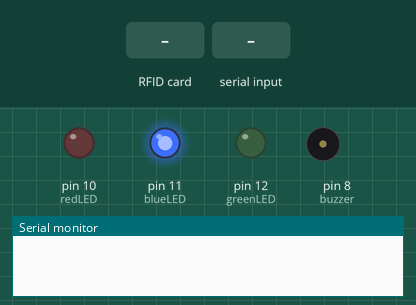
The sketch below on a simulated Arduino Uno, built with avr-gcc and run on an emulated ATmega328P. Parts: output pins drawn as LEDs (lit = HIGH), buzzer (waves = sounding, pin HIGH), the last lines printed to the serial monitor. Inputs (shaded band) come from the test bench.

Above: at 1.2 s.
1.3 s: RFID card 5E 7A 19 C4 held to the reader
2.8 s: "#" received over Serial
At 4.39 s:
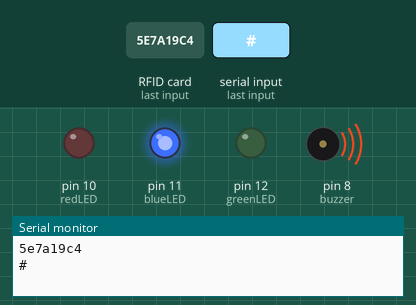
Timing chart, 0 to 6.8 s (numbered marks = the images above; inputs shaded):
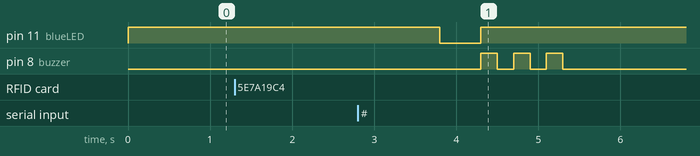

The sketch:

echeckV1.0.ino
```cpp
#include <Wire.h>
#include <SPI.h>
#include <Adafruit_PN532.h>

// Define the pins for SPI communication.
#define PN532_SCK   2
#define PN532_MOSI  3
#define PN532_SS    4
#define PN532_MISO  5
#define PN532_RESET 3 // Reset pin connected to Arduino D3

Adafruit_PN532 nfc(PN532_SCK, PN532_MISO, PN532_MOSI, PN532_SS);

bool readCard = false;
String data = "";
int greenLED = 12;
int blueLED = 11;  // Blue LED pin
int redLED = 10;   // Red LED pin
int buzzer = 8;    // Buzzer pin

void setup(void) {
  Serial.begin(115200);

  pinMode(redLED, OUTPUT);
  pinMode(greenLED, OUTPUT);
  pinMode(blueLED, OUTPUT); // Blue LED pin
  pinMode(buzzer, OUTPUT);  // Buzzer pin

  // Initial state: blue LED on to indicate device is on
  digitalWrite(blueLED, HIGH);
  digitalWrite(redLED, LOW);
  digitalWrite(greenLED, LOW);

  nfc.begin();
  uint32_t versiondata = nfc.getFirmwareVersion();
  if (!versiondata) {
    Serial.println("Didn't find PN53x board");
    while (1); // halt
  }

  nfc.SAMConfig();
}

void loop(void) {
  while (!readCard) {
    checkCard();
  }

  // Handle serial commands
  while (Serial.available() > 0) {
    data = Serial.readString();
    Serial.println(data);
    if (data == "#") {
      readCard = false;
      digitalWrite(blueLED, LOW);
      delay(500);
      digitalWrite(blueLED, HIGH);
      digitalWrite(greenLED, LOW);
      buzzDifferent();
    } else if (data == "1") {
      digitalWrite(redLED, LOW);
      digitalWrite(greenLED, HIGH);
      buzzOnce();
    } else if (data == "2") {
      digitalWrite(redLED, HIGH);
      digitalWrite(greenLED, LOW);
      buzzDifferent();
    }
    data = "";
  }
}

void checkCard(void) {
  uint8_t success;
  uint8_t uid[] = {0, 0, 0, 0, 0, 0, 0};
  uint8_t uidLength;

  success = nfc.readPassiveTargetID(PN532_MIFARE_ISO14443A, uid, &uidLength);

  if (success && !readCard) {
    String uidi = "";
    for (uint8_t i = 0; i < uidLength; i++) {
      uidi += String(uid[i], HEX);
    }
    Serial.println(uidi);
    readCard = true;
  }
}

void buzzOnce() {
  digitalWrite(buzzer, HIGH);
  delay(500);
  digitalWrite(buzzer, LOW);

}

void buzzDifferent() {
  digitalWrite(buzzer, HIGH);
  delay(200);
  digitalWrite(buzzer, LOW);
  delay(200);
  digitalWrite(buzzer, HIGH);
  delay(200);
  digitalWrite(buzzer, LOW);
  delay(200);
  digitalWrite(buzzer, HIGH);
  delay(200);
  digitalWrite(buzzer, LOW);

}
```

Measured:
- after the input at 2.8 s, pin 11 (blueLED): HIGH → LOW after 1.0 s, → HIGH 0.50 s later; pin 8 (buzzer): alternates HIGH for 0.20 s and LOW for 0.20 s, 6 changes in all, then stays LOW, starting after 1.5 s
